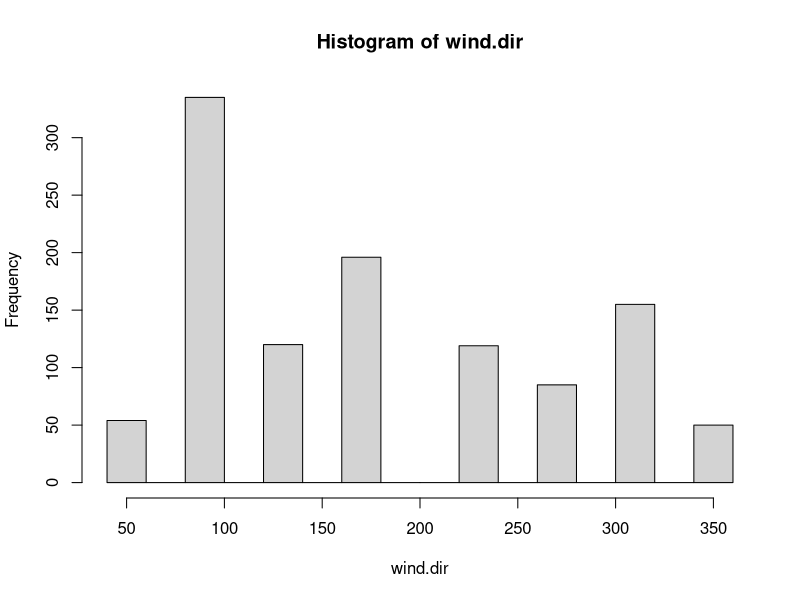

The R source for this figure:
#===============================================================================
# Norton Sound salmon telemetry 
#
# Date: November, 2023
# 
# Creator: Luke Henslee, ADF&G and CFOS, UAF
#
# Purpose: This code is used to manipulate salmon telemetry data for analysis
#===============================================================================
# NOTES: Original data source is from 'tags.csv'
#===============================================================================

# Load packages ################################################################
library(tidyverse)


# Set working directory ########################################################
setwd("C:/Users/lhhenslee/Desktop/git_repo/salmon_telemetry")

# Import data ##################################################################

# Import telemetry data
# 'master_colClasses.csv' is just a list for 'colClasses' argument of read.csv() 
col <- read.csv("data/tags_colClasses.csv", header = T)

# Import 'tags.csv'
tags <- read.csv("data/tags.csv", colClasses = paste(col[1,]))

# Data manipulation ####
  ## Final fates ####
  final.fate <- vector()

  for(i in 1:nrow(tags)) {
    if(tags[i,30] %in% c('1a', '1b', '1c')) {
      final.fate[i] <- '1'
    } else {
      if(tags[i,30] %in% c('2a', '2b', '2c')) {
        final.fate[i] <- '2'
      } else {
        if(tags[i,30] %in% c('3a', '3b', '3c')) {
          final.fate[i] <- '3'
        } else {
          final.fate[i] <- '4'
        }
      }
    }
  }

  table(final.fate)
  
  tags$final.fate <- final.fate
  
  ## Subdistrict of capture ####
capture.loc <- vector()

for(i in 1:nrow(tags)) {
  if(is.na(tags[i,25]) == TRUE) {
    capture.loc[i] <- NA
  } else {
    if(tags[i,25] %in% c('6a', '6b')) {
      capture.loc[i] <- '6'
    } else {
        capture.loc[i] <- '5'
    }
  }
}

tags$capture.loc <- as.factor(capture.loc)

  ## Terminal membership response ####

terminal.stock <- vector()

for(i in 1:nrow(tags)) {
  if(is.na(tags[i,35] == T)) {
    terminal.stock[i] <- NA
  } else {
    if(tags[i,35] == tags[i,25]) {
      terminal.stock[i] <- '1'
    } else {
      terminal.stock[i] <- '0'
    }
  }
}

tags$terminal.stock <- as.factor(terminal.stock)

  ## Age ####

if(FALSE) {
  age <- vector()

  for(i in 1:nrow(tags)) {
    if(is.na(tags[i,9] == T)) {
      age[i] <- NA
    } else {
      if(tags[i,9] %in% c(3, 4, 5, 7, 8)) {
        age[i] <- NA
      } else {
        age[i] <- paste(tags[i,9])
      }
    }
  }


 tags$age <- as.factor(age)
 }

  ## Wind ####
# updated 9/27/23 to account for 'math direction'

  wind.dir <- vector()

  for(i in 1:nrow(tags)) {
    if(is.na(tags[i,23] == T)) {
      wind.dir[i] <- NA
    } else {
      if(tags[i,23] == 'N') {
        wind.dir[i] <- 360
      } else {
        if(tags[i,23] == 'NE') {
          wind.dir[i] <- 45
        } else {
          if(tags[i,23] == 'E') {
            wind.dir[i] <- 90
          } else {
            if(tags[i,23] == 'SE') {
              wind.dir[i] <- 135
            } else {
              if(tags[i,23] == 'S') {
                wind.dir[i] <- 180
              } else {
                if(tags[i,23] == 'SW') {
                  wind.dir[i] <- 225
                } else {
                  if(tags[i,23] == 'W') {
                    wind.dir[i] <- 270
                  } else {
                    if(tags[i,23] == 'NW') {
                      wind.dir[i] <- 315
                    }
                  }
                }
              }
            }
          }
        }
      }
    }
  }

  hist(wind.dir)

  md <- 270 - wind.dir
  
  md <- ifelse(md < 0, md + 360, md)
  
  tags$wind.dir <- md
  
  # Convert to kph
    # Multiply mph by 1.609344
  
  tags$wind.sp <- round(tags$wind.sp * 1.61, 2)
  
  # U and V winds
  
  tags$u.wind <- round(tags$wind.sp * cos(tags$wind.dir), 2)
  
  tags$v.wind <- round(tags$wind.sp * sin(tags$wind.dir), 2)

  ## Year ####
  tags$year <- as.factor(year(mdy(tags$capture.date)))
  ## Secchi ####
  tags$secchi <- (tags$secchi.dis + tags$secchi.re)/2
  ## day of year ####
  tags$yday <- yday(mdy(tags$capture.date))
  
# Write file ####
  # write.csv(tags, 'data/tags_manipulated.csv', row.names = F)
  
